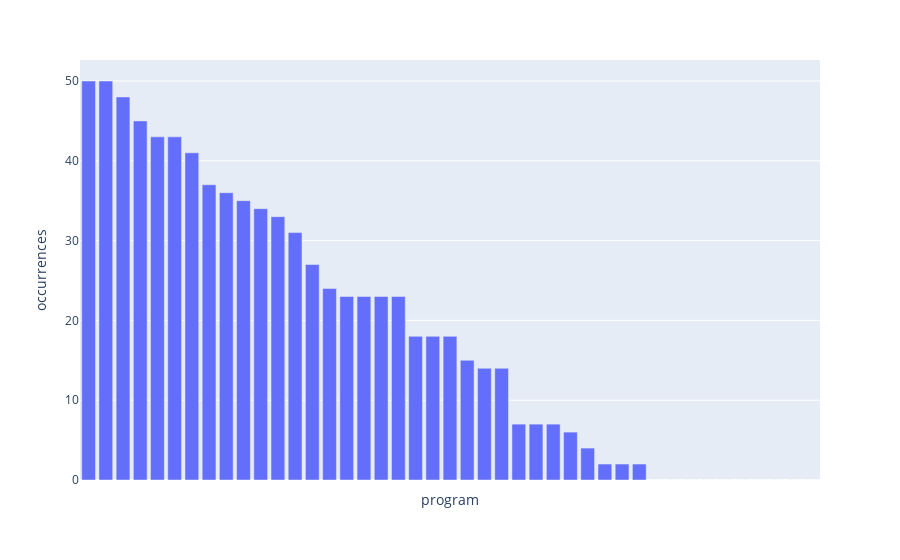

This figure's notebook cell:
### Code cell
import plotly.express as px
fig = px.bar(results, x="program", y="occurrences")
fig.update_xaxes(showticklabels=False) # we hide x labels because it takes too much room. We can see school names by hovering bars
fig.show()

### Figure 1 — Plotly figure (JSON) as saved in the notebook; plotly's stock layout.template omitted (floating-point values rounded to 4 significant figures)
{"data": [{"alignmentgroup": "True", "hovertemplate": "program=%{x}<br>occurrences=%{y}<extra></extra>", "legendgroup": "", "marker": {"color": "#636efa", "pattern": {"shape": ""}}, "name": "", "offsetgroup": "", "orientation": "v", "showlegend": false, "textposition": "auto", "type": "bar", "x": ["M2 Ingénierie Statistique et financière - Université Paris Dauphine-PSL", "M2 - Parcours Ingénierie mathématique (Majeure Ingénierie financière et modèles aléatoires) - Sorbonne Université Sciences", "M2 - Parcours Probabilités et Finance (El Karoui) - Institut Polytechnique de Paris", "Monnaie, Banque, Finance, Assurance (Parcours techniques financières et bancaires) - Université Panthéon - Assas", "Financial mathematics - Université du Luxembourg", "M. Sc. in quantitative finance - University of Zurich", "Quantitative Finance - Vienna University of Economics and Business", "Mathématiques, finance computationnelle, actuariat - Université de Lille", "Quantitative finance - University of Bologna", "M. Sc. Quantitative finance - Erasmus University Rotterdam", "Maîtrise en finance mathématique et computationnelle (MSc) - Université de Montréal", "Financial Markets - Université Paris Dauphine-PSL", "M2 - Parcours Probabilités et Modèles Aléatoires - Sorbonne Université Sciences", "M2 Finance quantitative (M2QF) - Université Paris-Saclay", "Master mathématiques de la finance et des données (lamberton) - Université Gustave Eiffel & École des Ponts - UPEC", "M2 - Research in Finance - Université Paris Dauphine-PSL", "Finance Quantitative - Grenoble IAE", "MCom (Quantitative Finance) Research - University of Johannesburg", "Master’s in Stochastics and Financial Mathematics - University of Amsterdam", "M2 IRFA (choisir option Ingénierie Mathématique de la Finance) - Université Panthéon - Sorbonne", "Econométrie & Statistiques, parcours Ingénierie des Risques Financiers - ISFA", "M2 IMAFA - Université Côte d’Azur", "M2 - Ingénierie économique et financière - Université Paris Dauphine-PSL", "MOSEF - Université Panthéon - Sorbonne", "Statistique du risque - Université de Nanterre", "Laure Élie / M2MO - Université Paris Cité", "MMMEF - Université Panthéon - Sorbonne", "Statistics, Finance and Actuarial Science - Institut Polytechnique de Paris", "M. Sc. Finance (spécialité financial mathematics) - Universität Ulm", "Mathematics of Randomness - Institut Polytechnique de Paris", "M2 - Mathématiques de l'Assurance de l'Economie et de la Finance - Université Paris Dauphine-PSL", "Ingénierie Statistique et Informatique de la Finance, de l’Assurance et du Risque (ISIFAR) - Université Paris Cité", "Finance quantitative - IAE Lille", "Mathématiques, Apprentissage, Sciences et Humanités - Université Paris Dauphine-PSL", "Quantitative Economic Analysis - Université Paris Dauphine-PSL", "M2 DATA SCIENCE : SANTÉ, ASSURANCE ET FINANCE (choisir les options finance) - Université Paris-Saclay", "M2 Mathématiques de l’aléatoire - Université Paris-Saclay", "Master mathématiques et informatique (choisir option finance) - UPEC", "Master probabilités et statistiques des nouvelles données (choisir option finance pour l’UPEC) - Université Gustave Eiffel - UPEC", "M2 MAIF - CY Cergy Paris Université", "INGÉNIERIE FINANCIÈRE ET MODÉLISATION - Université Sorbonne Paris Nord", "Quantitative finance - Wirtschafts Universität", "Mathematical Finance and Actuarial Science - Technical University of Munich"], "xaxis": "x", "y": [50, 50, 48, 45, 43, 43, 41, 37, 36, 35, 34, 33, 31, 27, 24, 23, 23, 23, 23, 18, 18, 18, 15, 14, 14, 7, 7, 7, 6, 4, 2, 2, 2, 0, 0, 0, 0, 0, 0, 0, 0, 0, 0], "yaxis": "y"}], "layout": {"barmode": "relative", "legend": {"tracegroupgap": 0}, "margin": {"t": 60}, "xaxis": {"anchor": "y", "domain": [0, 1], "showticklabels": false, "title": {"text": "program"}}, "yaxis": {"anchor": "x", "domain": [0, 1], "title": {"text": "occurrences"}}}}
